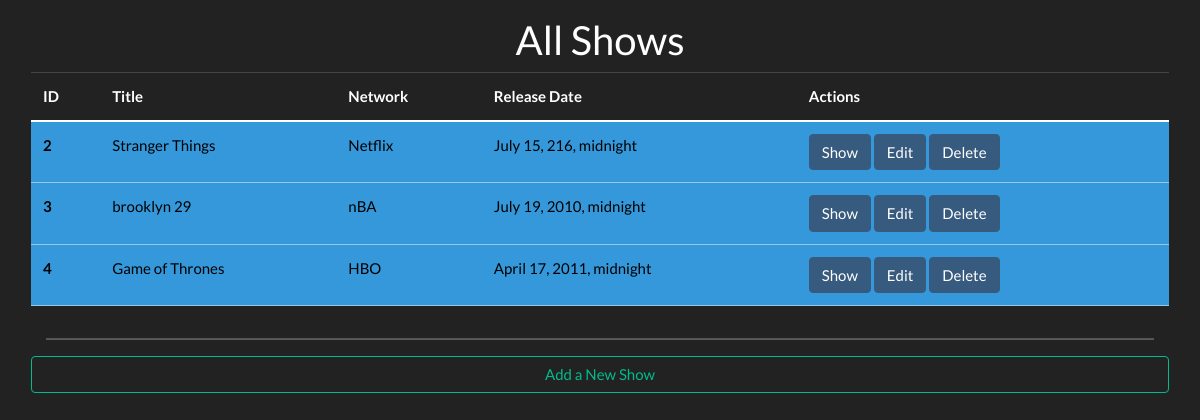
The app's page /shows, older data.
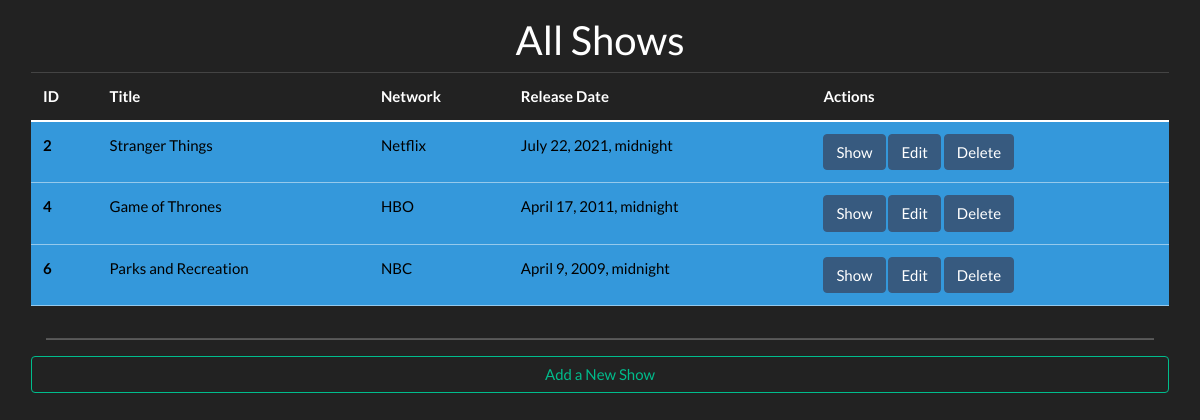
The same page, newer data.
### tv_shows_app/models.py (models this page shows)
class SHOW(models.Model):
    title = models.CharField(max_length=45)
    network = models.CharField(max_length=45)
    description = models.TextField()
    release_date = models.DateTimeField()
    created_at = models.DateTimeField(auto_now_add=True)
    updated_at = models.DateTimeField(auto_now=True)
    objects = ShowManager()

### tv_shows_app/views.py (the view)
# urls.py: path('shows', views.all_shows),
def all_shows(request):
    context = {"Shows": SHOW.objects.all()}
    return render(request, 'all_shows.html', context)

### tv_shows_app/templates/all_shows.html (shortened to what this page needs)
<!doctype html>
<html lang="en">
<head>
    <link href="https://cdn.jsdelivr.net/npm/bootstrap@5.0.1/dist/css/bootstrap.min.css" rel="stylesheet">
    <link rel="stylesheet" href="https://cdn.jsdelivr.net/npm/bootswatch@4.5.2/dist/darkly/bootstrap.min.css">
</head>
<body>
    <div class="container p-3">
        <div class="row align-items-center">
            <h2 class="text-center">All Shows</h2>
        </div>
        <div class="row align-items-center">
            <table class="table table-hover">
                <thead>
                    <tr>
                        <th scope="col">ID</th>
                        <th scope="col">Title</th>
                        <th scope="col">Network</th>
                        <th scope="col">Release Date</th>
                        <th scope="col">Actions</th>
                    </tr>
                </thead>
                <tbody>
                    {% for show in Shows %}
                    <tr class="table-info">
                        <th scope="row">{{ show.id }}</th>
                        <td>{{show.title }}</td>
                        <td>{{show.network}}</td>
                        <td>{{show.release_date}}</td>
                        <td>
                            <form action="/shows/{{show.id}}/destroy" method="POST" class="col-">
                                <a href= "/shows/{{show.id}}" class="btn btn-primary">Show</a>
                                <a href="/shows/{{show.id}}/edit" class="btn btn-primary">Edit</a>
                                <button type="submit" class="btn btn-primary" value="create_show">Delete</button>
                            </form>
                        </td>
                    </tr>
                    {% endfor %}
                </tbody>
            </table>
        </div>
        <hr/>
        <div class="row align-items-center">
            <a href= "/shows/new" class="btn btn-outline-success">Add a New Show</a>
        </div>
    </div>
</body>
</html>

Row changes from the older to the newer data that the page shows:
removed SHOW: id "3", title "brooklyn 29", network "nBA", release_date "July 19, 2010, midnight"
changed SHOW "Stranger Things": release_date "July 15, 216, midnight" → "July 22, 2021, midnight"
added SHOW: id "6", title "Parks and Recreation", network "NBC", release_date "April 9, 2009, midnight"
